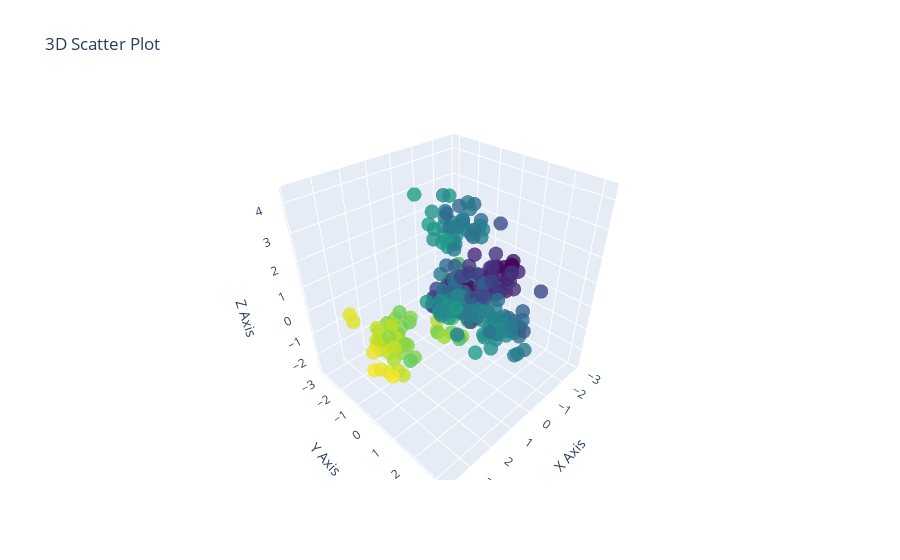

The notebook cell saved with this chart:
### Code cell
import plotly.graph_objs as go

fig = go.Figure(data=[go.Scatter3d(
    x=data[:,0], 
    y=data[:,1], 
    z=data[:,2],
    mode='markers',
    marker=dict(
        size=5,
        color=data[:,0],  # color by first dimension
        colorscale='Viridis',
        opacity=0.8
    )
)])

fig.update_layout(
    title='3D Scatter Plot',
    scene=dict(
        xaxis_title='X Axis',
        yaxis_title='Y Axis',
        zaxis_title='Z Axis'
    )
)

fig.show()

### Figure 1 — Plotly figure (JSON) as saved in the notebook; plotly's stock layout.template omitted (floating-point values rounded to 4 significant figures; data arrays with more than 128 entries replaced by an {"elided": "..."} marker saying what was removed)
{"data": [{"marker": {"color": {"elided": "280 float values"}, "colorscale": [[0, "#440154"], [0.1111, "#482878"], [0.2222, "#3e4989"], [0.3333, "#31688e"], [0.4444, "#26828e"], [0.5556, "#1f9e89"], [0.6667, "#35b779"], [0.7778, "#6ece58"], [0.8889, "#b5de2b"], [1, "#fde725"]], "opacity": 0.8, "size": 5}, "mode": "markers", "type": "scatter3d", "x": {"elided": "280 float values"}, "y": {"elided": "280 float values"}, "z": {"elided": "280 float values"}}], "layout": {"scene": {"xaxis": {"title": {"text": "X Axis"}}, "yaxis": {"title": {"text": "Y Axis"}}, "zaxis": {"title": {"text": "Z Axis"}}}, "title": {"text": "3D Scatter Plot"}}}
